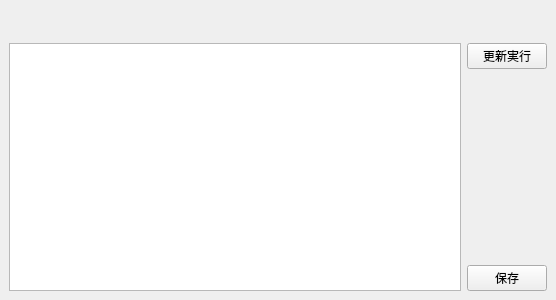
<?xml version="1.0" encoding="UTF-8"?>
<ui version="4.0">
 <class>MainView</class>
 <widget class="QWidget" name="MainView">
  <property name="geometry">
   <rect>
    <x>0</x>
    <y>0</y>
    <width>556</width>
    <height>300</height>
   </rect>
  </property>
  <property name="windowTitle">
   <string>ROSパラメータ管理ツール</string>
  </property>
  <layout class="QVBoxLayout" name="verticalLayout">
   <property name="margin">
    <number>0</number>
   </property>
   <item>
    <widget class="QWidget" name="pnlHeader" native="true">
     <property name="sizePolicy">
      <sizepolicy hsizetype="Preferred" vsizetype="Maximum">
       <horstretch>0</horstretch>
       <verstretch>0</verstretch>
      </sizepolicy>
     </property>
     <layout class="QHBoxLayout" name="horizontalLayout">
      <property name="margin">
       <number>0</number>
      </property>
      <item>
       <widget class="QLabel" name="lblTitle">
        <property name="font">
         <font>
          <pointsize>18</pointsize>
         </font>
        </property>
        <property name="text">
         <string/>
        </property>
        <property name="alignment">
         <set>Qt::AlignCenter</set>
        </property>
        <property name="margin">
         <number>3</number>
        </property>
       </widget>
      </item>
     </layout>
    </widget>
   </item>
   <item>
    <widget class="QWidget" name="pnlMain" native="true">
     <property name="sizePolicy">
      <sizepolicy hsizetype="Preferred" vsizetype="Minimum">
       <horstretch>0</horstretch>
       <verstretch>0</verstretch>
      </sizepolicy>
     </property>
     <layout class="QHBoxLayout" name="horizontalLayout_2">
      <item>
       <widget class="QWidget" name="pnlParams" native="true">
        <layout class="QVBoxLayout" name="verticalLayout_3">
         <property name="margin">
          <number>0</number>
         </property>
         <item>
          <widget class="QTableView" name="tblParams"/>
         </item>
        </layout>
       </widget>
      </item>
      <item>
       <widget class="QWidget" name="pnlAction" native="true">
        <property name="sizePolicy">
         <sizepolicy hsizetype="Maximum" vsizetype="Preferred">
          <horstretch>0</horstretch>
          <verstretch>0</verstretch>
         </sizepolicy>
        </property>
        <layout class="QVBoxLayout" name="verticalLayout_2">
         <property name="margin">
          <number>0</number>
         </property>
         <item>
          <widget class="QPushButton" name="btnUpdate">
           <property name="text">
            <string>更新実行</string>
           </property>
          </widget>
         </item>
         <item>
          <spacer name="verticalSpacer">
           <property name="orientation">
            <enum>Qt::Vertical</enum>
           </property>
           <property name="sizeHint" stdset="0">
            <size>
             <width>20</width>
             <height>174</height>
            </size>
           </property>
          </spacer>
         </item>
         <item>
          <widget class="QPushButton" name="btnSave">
           <property name="text">
            <string>保存</string>
           </property>
          </widget>
         </item>
        </layout>
       </widget>
      </item>
     </layout>
    </widget>
   </item>
  </layout>
 </widget>
 <resources/>
 <connections/>
</ui>
